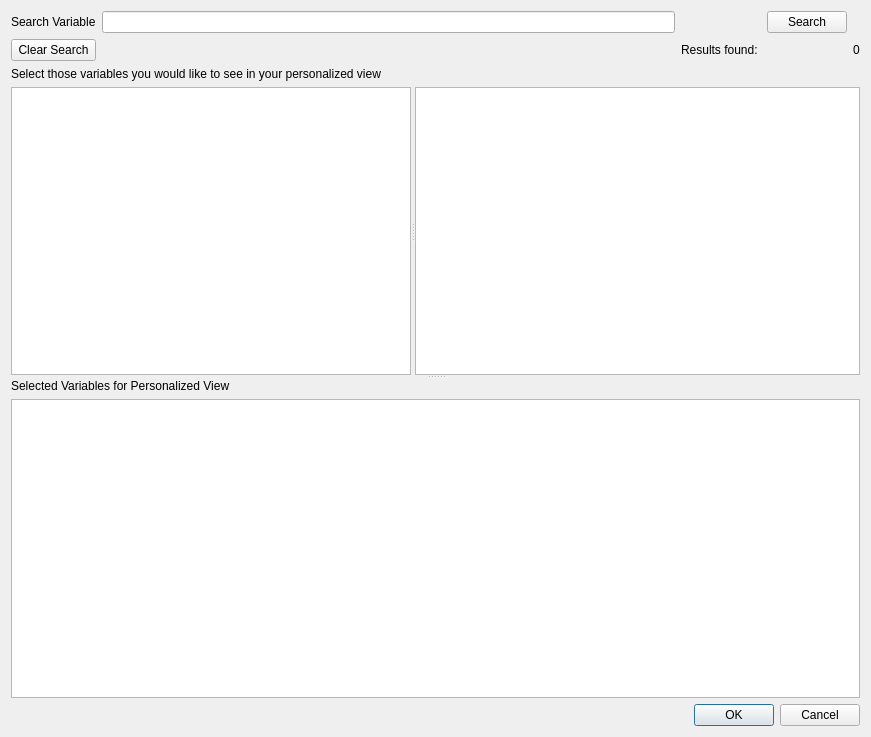
<?xml version="1.0" encoding="UTF-8"?>
<ui version="4.0">
 <class>TemplateDialog</class>
 <widget class="QDialog" name="TemplateDialog">
  <property name="geometry">
   <rect>
    <x>0</x>
    <y>0</y>
    <width>871</width>
    <height>737</height>
   </rect>
  </property>
  <property name="windowTitle">
   <string>Definition of a template for the configuration menu</string>
  </property>
  <layout class="QVBoxLayout" name="verticalLayout_2">
   <item>
    <layout class="QGridLayout" name="gridLayout">
     <item row="0" column="1">
      <widget class="QLineEdit" name="searchLineEdit"/>
     </item>
     <item row="0" column="0">
      <widget class="QLabel" name="label_3">
       <property name="text">
        <string>Search Variable</string>
       </property>
      </widget>
     </item>
     <item row="1" column="4">
      <widget class="QLabel" name="resultFoundNoLabel">
       <property name="text">
        <string>0</string>
       </property>
      </widget>
     </item>
     <item row="0" column="3">
      <widget class="QPushButton" name="searchButton">
       <property name="text">
        <string>Search</string>
       </property>
      </widget>
     </item>
     <item row="1" column="0">
      <widget class="QPushButton" name="clearSearchButton">
       <property name="text">
        <string>Clear Search</string>
       </property>
      </widget>
     </item>
     <item row="1" column="2">
      <widget class="QLabel" name="label_4">
       <property name="text">
        <string>Results found: </string>
       </property>
      </widget>
     </item>
    </layout>
   </item>
   <item>
    <widget class="QLabel" name="label_2">
     <property name="text">
      <string>Select those variables you would like to see in your personalized view</string>
     </property>
    </widget>
   </item>
   <item>
    <widget class="QSplitter" name="splitter_2">
     <property name="orientation">
      <enum>Qt::Vertical</enum>
     </property>
     <widget class="QSplitter" name="splitter">
      <property name="orientation">
       <enum>Qt::Horizontal</enum>
      </property>
      <widget class="QTreeView" name="variablesToSelectTree">
       <property name="minimumSize">
        <size>
         <width>0</width>
         <height>0</height>
        </size>
       </property>
       <property name="maximumSize">
        <size>
         <width>400</width>
         <height>16777215</height>
        </size>
       </property>
       <property name="focusPolicy">
        <enum>Qt::NoFocus</enum>
       </property>
      </widget>
      <widget class="QTableWidget" name="variablesToSelectTableWidget">
       <property name="focusPolicy">
        <enum>Qt::NoFocus</enum>
       </property>
       <property name="selectionMode">
        <enum>QAbstractItemView::MultiSelection</enum>
       </property>
      </widget>
     </widget>
     <widget class="QWidget" name="layoutWidget">
      <layout class="QVBoxLayout" name="verticalLayout">
       <item>
        <widget class="QLabel" name="label">
         <property name="text">
          <string>Selected Variables for Personalized View</string>
         </property>
        </widget>
       </item>
       <item>
        <widget class="QTableWidget" name="selectedVariablesTableWidget">
         <property name="focusPolicy">
          <enum>Qt::NoFocus</enum>
         </property>
        </widget>
       </item>
      </layout>
     </widget>
    </widget>
   </item>
   <item>
    <widget class="QDialogButtonBox" name="buttonBox">
     <property name="orientation">
      <enum>Qt::Horizontal</enum>
     </property>
     <property name="standardButtons">
      <set>QDialogButtonBox::Cancel|QDialogButtonBox::Ok</set>
     </property>
    </widget>
   </item>
  </layout>
 </widget>
 <resources/>
 <connections>
  <connection>
   <sender>buttonBox</sender>
   <signal>accepted()</signal>
   <receiver>TemplateDialog</receiver>
   <slot>accept()</slot>
   <hints>
    <hint type="sourcelabel">
     <x>248</x>
     <y>254</y>
    </hint>
    <hint type="destinationlabel">
     <x>157</x>
     <y>274</y>
    </hint>
   </hints>
  </connection>
  <connection>
   <sender>buttonBox</sender>
   <signal>rejected()</signal>
   <receiver>TemplateDialog</receiver>
   <slot>reject()</slot>
   <hints>
    <hint type="sourcelabel">
     <x>316</x>
     <y>260</y>
    </hint>
    <hint type="destinationlabel">
     <x>286</x>
     <y>274</y>
    </hint>
   </hints>
  </connection>
 </connections>
</ui>
